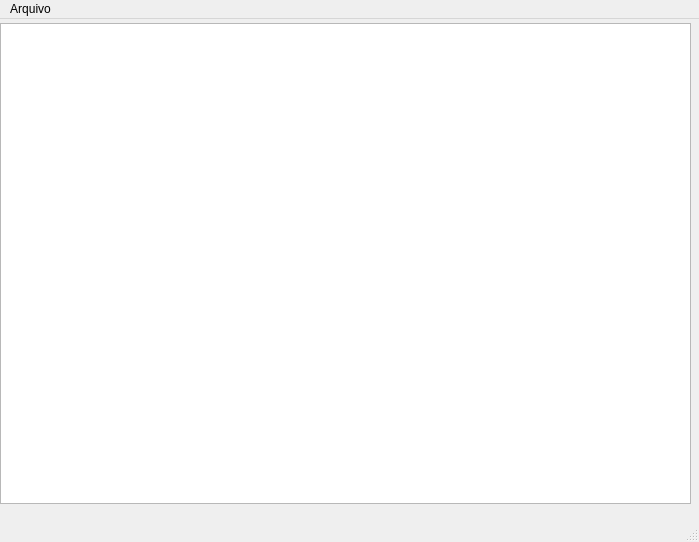
<?xml version="1.0" encoding="UTF-8"?>
<ui version="4.0">
 <class>MainWindow</class>
 <widget class="QMainWindow" name="MainWindow">
  <property name="windowModality">
   <enum>Qt::ApplicationModal</enum>
  </property>
  <property name="geometry">
   <rect>
    <x>0</x>
    <y>0</y>
    <width>699</width>
    <height>542</height>
   </rect>
  </property>
  <property name="windowTitle">
   <string>Outbound - Passagem de Turno -  Versão 1.3</string>
  </property>
  <widget class="QWidget" name="centralwidget">
   <widget class="QTableView" name="tableView">
    <property name="geometry">
     <rect>
      <x>0</x>
      <y>4</y>
      <width>691</width>
      <height>481</height>
     </rect>
    </property>
    <property name="sizePolicy">
     <sizepolicy hsizetype="Maximum" vsizetype="Maximum">
      <horstretch>0</horstretch>
      <verstretch>0</verstretch>
     </sizepolicy>
    </property>
    <property name="alternatingRowColors">
     <bool>true</bool>
    </property>
   </widget>
  </widget>
  <widget class="QMenuBar" name="menubar">
   <property name="geometry">
    <rect>
     <x>0</x>
     <y>0</y>
     <width>699</width>
     <height>18</height>
    </rect>
   </property>
   <widget class="QMenu" name="menuArquivo">
    <property name="title">
     <string>Arquivo</string>
    </property>
    <addaction name="actionAtualizar_2"/>
    <addaction name="separator"/>
    <addaction name="actionSair"/>
   </widget>
   <addaction name="menuArquivo"/>
  </widget>
  <widget class="QStatusBar" name="statusbar"/>
  <action name="actionAtualizar">
   <property name="text">
    <string>Atualizar</string>
   </property>
  </action>
  <action name="actionSair">
   <property name="text">
    <string>Sair</string>
   </property>
  </action>
  <action name="actionAtualizar_2">
   <property name="text">
    <string>Atualizar</string>
   </property>
  </action>
 </widget>
 <resources/>
 <connections/>
</ui>
